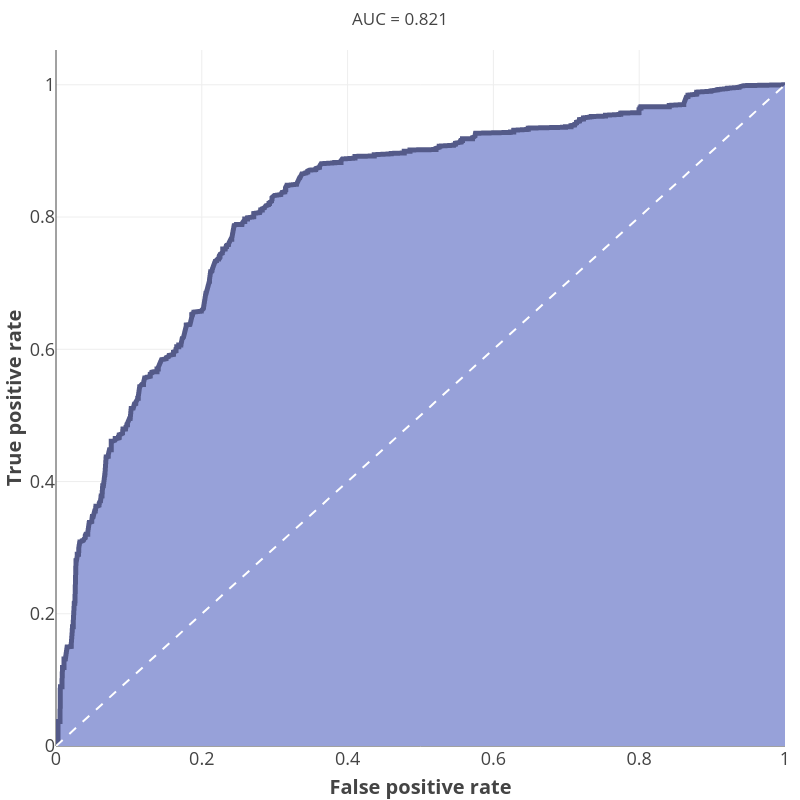

This chart was generated by the following R code:

# Paths:
path_data = "data/"
path_lib = "renv/library/R-4.1/x86_64-pc-linux-gnu/"

# Packages:
require(dplyr, lib = path_lib)
require(readr, lib = path_lib)
require(RColorBrewer, lib = path_lib)
require(plotly, lib = path_lib)
require(glmnet, lib = path_lib)
require(glmnet, lib = path_lib)
require(ROCR, lib = path_lib)

# Dataset:
df = readr::read_csv(paste0(path_data, "nasa_exoplanets.csv")) %>%
         as.data.frame()
attr(df, "spec") = NULL
df_varnames = readr::read_csv(paste0(path_data, "nasa_exoplanets_var_names.csv")) %>%
                  as.data.frame()
attr(df_varnames, "spec") = NULL

# Variables:
resp_var = "ttv_flag"
resp_var_name = (df_varnames %>%
                    dplyr::filter(var == resp_var))$var_name
pred_vars = c("sy_snum", "sy_pnum", "disc_year", "pl_orbeccen", "st_teff", "st_mass", "sy_pm",
              "sy_dist", "sy_gaiamag")
pred_vars_name = (df_varnames %>%
                     dplyr::filter(var %in% pred_vars))$var_name

# Adapt the data:
df = df %>%
         dplyr::select(all_of(resp_var), 
                       all_of(pred_vars))
df = df %>% 
         tidyr::drop_na()

# Classification model:
X = df %>% 
        dplyr::select(all_of(pred_vars)) %>%
        as.matrix()
Y = df %>% 
        transmute(y = as.numeric(eval(parse(text = resp_var)))) %>%
        as.matrix()
fit = glmnet(x = X,
             y = Y,
             family = "binomial",
             standardize = TRUE)
cv.fit = cv.glmnet(x = X,
                   y = Y,
                   family = "binomial")
min_lambda = cv.fit$lambda.min
coefs = coef(object = fit, 
             s = min_lambda)
probs = predict(object = fit,
                newx = X,
                type = "response",
                s = min_lambda) %>%
            as.numeric()

# ROC curve:
ROCRpred = ROCR::prediction(predictions = probs,
                            labels = df[, eval(resp_var)])
ROCRperf = ROCR::performance(prediction.obj = ROCRpred,
                             measure = "tpr",
                             x.measure = "fpr")
df_plot = data.frame("False_positive_rate" = ROCRperf@x.values[[1]],
                     "True_positive_rate" = ROCRperf@y.values[[1]],
                     "Thresholds" = ROCRperf@alpha.values[[1]]) %>% 
          dplyr::filter(Thresholds >= 0 & 
                        Thresholds <= 1)
preds = ROCR::prediction(predictions = probs, 
                         labels = df[, resp_var])
auc = attr(x = ROCR::performance(prediction.obj = preds,
                                 measure = "auc"), 
           which = "y.values")[[1]]

# Plot:
my_palette = colorRampPalette(c("#111539", "#97A1D9"))

p = plot_ly(
        data = df_plot,
        x = ~False_positive_rate,
        y = ~True_positive_rate,
        color = my_palette(3)[2],
        colors = my_palette(3)[2],
        type = "scatter",
        mode = "lines",
        fill = "tozeroy",
        fillcolor = my_palette(3)[3],
        line = list(
            width = 5
        ),
        hovertemplate = paste0("<b>False positive rate: %{x} <br> ",
                               "True positive rate: %{y} </b><extra></extra>"),
        height = 800,
        width = 800
    ) %>%
    add_trace(
        x = c(0, 1),
        y = c(0, 1),
        type = "scatter",
        mode = "lines",
        line = list(
            width = 2,
            color = "white",
            dash = "dash"
        )
    ) %>%
    layout(
        title = list(
            text = paste0("AUC = ", round(auc, digits = 3)),
            titlefont = list(size = 20),
            tickfont = list(size = 18)
        ),
        xaxis = list(
            title = paste0("<b>False positive rate</b>"),
            titlefont = list(size = 20),
            tickfont = list(size = 18),
            categoryorder = "array"
        ),
        yaxis = list(
            title = paste0("<b>True positive rate</b>"),
            titlefont = list(size = 20),
            tickfont = list(size = 18)
        ),
        margin = list(
            l = 10,
            r = 10,
            t = 50,
            b = 10
        ),
        hoverlabel = list(font = list(size = 18)),
        showlegend = FALSE
    )

p
